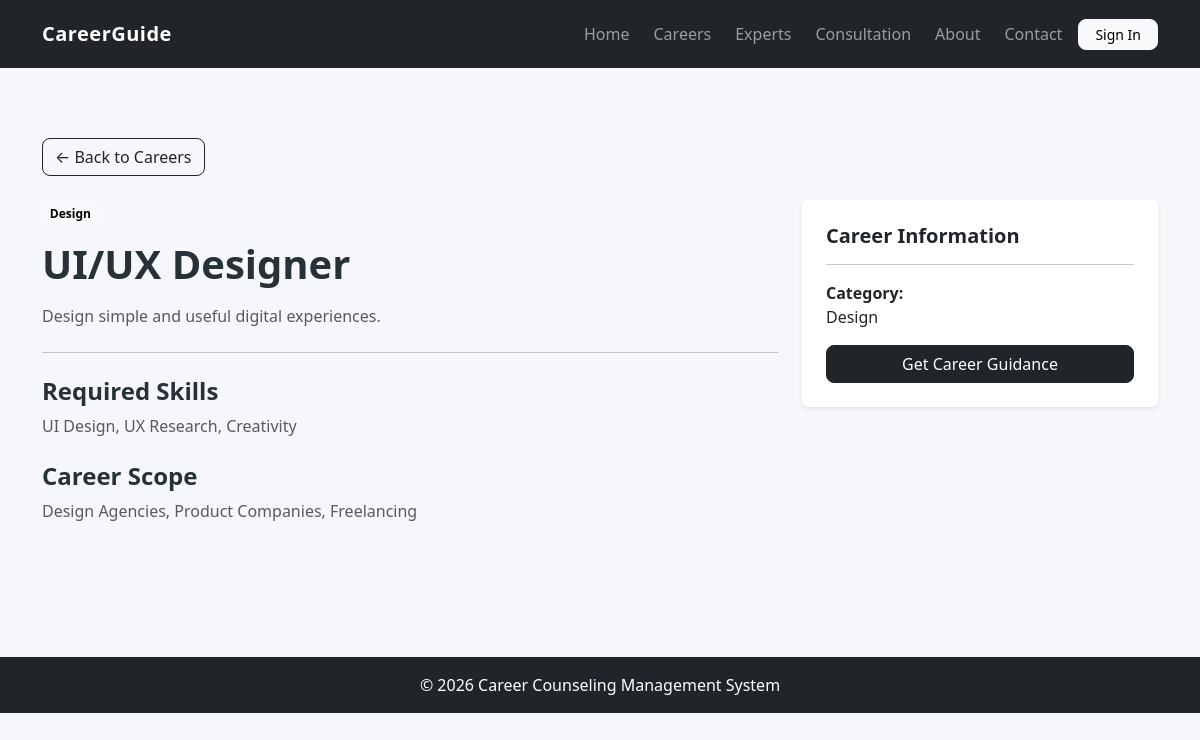
The page /careers/details.php?id=3 on the database its author committed.
### tables this page shows
CREATE TABLE `careers` (
  `id` int(11) NOT NULL,
  `career_name` varchar(100) NOT NULL,
  `category` varchar(100) NOT NULL,
  `description` text NOT NULL,
  `skills` text NOT NULL,
  `scope` text NOT NULL
);

### careers/details.php (the view, shortened to what this page needs)
<?php
include '../includes/db.php';
$id = (int) $_GET['id'];
$stmt = mysqli_prepare($conn, "SELECT * FROM careers WHERE id = ?");
mysqli_stmt_bind_param($stmt, "i", $id);
mysqli_stmt_execute($stmt);
$result = mysqli_stmt_get_result($stmt);
$career = mysqli_fetch_assoc($result);
include '../includes/header.php';
include '../includes/navbar.php';
?>
<section class="section-padding">
    <div class="container">
        <a href="index.php" class="btn btn-outline-dark mb-4">
            ← Back to Careers
        </a>
        <div class="row">
            <div class="col-lg-8">
                <span class="badge text-bg-light mb-3">
                    <?php echo htmlspecialchars($career['category']); ?>
                </span>
                <h1 class="fw-bold">
                    <?php echo htmlspecialchars($career['career_name']); ?>
                </h1>
                <p class="text-muted mt-3">
                    <?php echo htmlspecialchars($career['description']); ?>
                </p>
                <hr class="my-4">
                <h4 class="fw-bold">Required Skills</h4>
                <p class="text-muted">
                    <?php echo htmlspecialchars($career['skills']); ?>
                </p>
                <h4 class="fw-bold mt-4">Career Scope</h4>
                <p class="text-muted">
                    <?php echo htmlspecialchars($career['scope']); ?>
                </p>
            </div>
            <div class="col-lg-4 mt-4 mt-lg-0">
                <div class="card border-0 shadow-sm">
                    <div class="card-body p-4">
                        <h5 class="fw-bold">Career Information</h5>
                        <hr>
                        <p>
                            <strong>Category:</strong><br>
                            <?php echo htmlspecialchars($career['category']); ?>
                        </p>
                        <a
                            href="../consultations/"
                            class="btn btn-dark w-100"
                        >
                            Get Career Guidance
                        </a>
                    </div>
                </div>
            </div>
        </div>
    </div>
</section>
<?php include '../includes/footer.php'; ?>

### assets/css/style.css (style rules this page uses)
body { background-color: #f5f7fa; color: #263238; }
.btn { border-radius: 8px; }
.card { overflow: hidden; }
.section-padding { padding: 70px 0; }

### rows shown on the page
careers: category "Design", career_name "UI/UX Designer", description "Design simple and useful digital experiences.", skills "UI Design, UX Research, Creativity", scope "Design Agencies, Product Companies, Freelancing"
